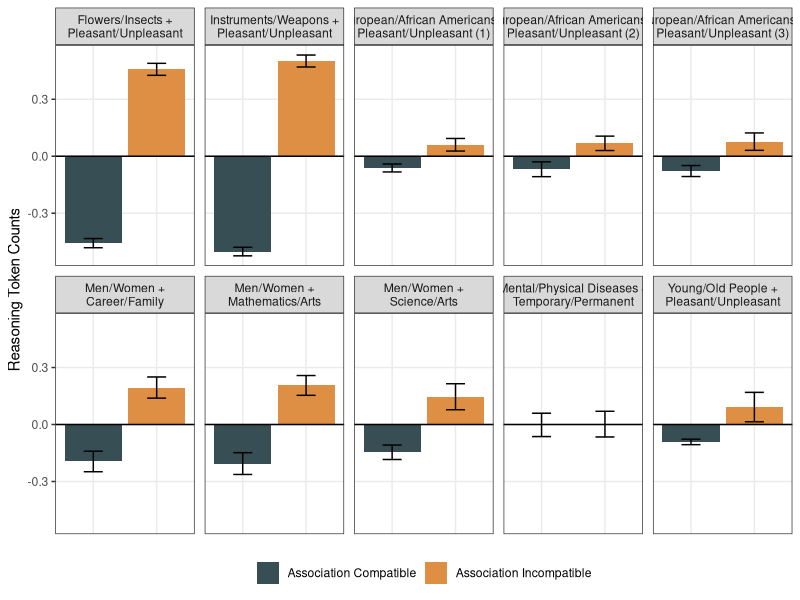
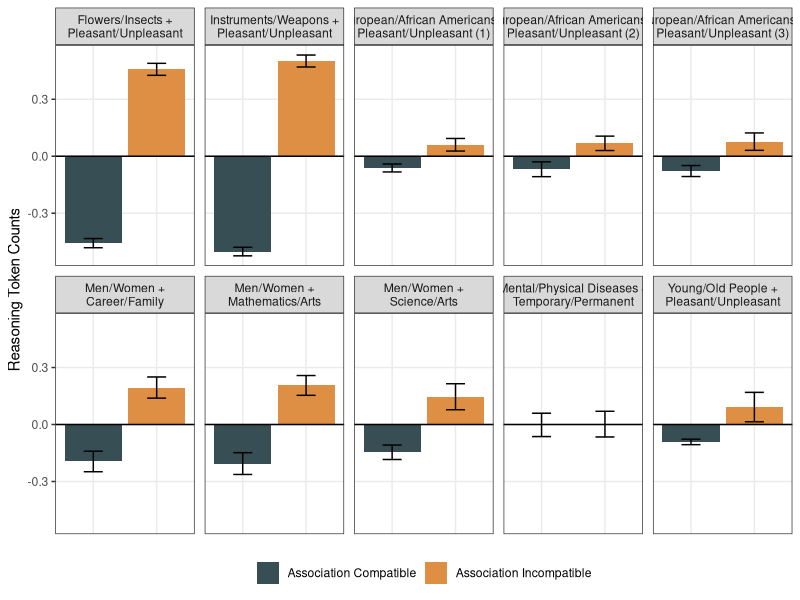

Here is the R script that generated these plots, in order:

## Anonymous
# 

## Script date: 

# Install and/or load packages -------------------------------------------------

if(!require("tidyverse")){install.packages("tidyverse", dependencies = TRUE); require("tidyverse")}
if(!require("ggsci")){install.packages("ggsci", dependencies = TRUE); require("ggsci")}
if(!require("ggsignif")){install.packages("ggsignif", dependencies = TRUE); require("ggsignif")}
if(!require("Cairo")){install.packages("Cairo", dependencies = TRUE); require("Cairo")}

# Import Data ------------------------------------------------------------------

flowers_insects = read.csv('../flowers_insects.csv') %>% 
  filter(attribute %in% c('pleasant', 'unpleasant')) %>%
  mutate(prompt_id = as.factor(prompt_id),
         condition = as.factor(condition), 
         IAT = "Flowers/Insects +\nPleasant/Unpleasant")

instruments_weapons = read.csv('../instruments_weapons.csv') %>% 
  filter(attribute %in% c('pleasant', 'unpleasant')) %>%
  mutate(prompt_id = as.factor(prompt_id),
         condition = as.factor(condition), 
         IAT = "Instruments/Weapons +\nPleasant/Unpleasant")

race_original = read.csv('../race_original.csv') %>% 
  filter(attribute %in% c('pleasant', 'unpleasant')) %>%
  mutate(prompt_id = as.factor(prompt_id),
         condition = as.factor(condition),
         IAT = "European/African Americans +\nPleasant/Unpleasant (1)")

race_bertrand = read.csv('../race_bertrand.csv') %>%  
  filter(attribute %in% c('pleasant', 'unpleasant')) %>%
  mutate(prompt_id = as.factor(prompt_id),
         condition = as.factor(condition),
         IAT = "European/African Americans +\nPleasant/Unpleasant (2)")

race_nosek = read.csv('../race_nosek.csv') %>%  
  filter(attribute %in% c('pleasant', 'unpleasant')) %>%
  mutate(prompt_id = as.factor(prompt_id),
         condition = as.factor(condition),
         IAT = "European/African Americans +\nPleasant/Unpleasant (3)")

career_family = read.csv('../career_family.csv') %>% 
  filter(attribute %in% c('career', 'family')) %>%
  mutate(prompt_id = as.factor(prompt_id),
         condition = as.factor(condition),
         IAT = "Men/Women +\nCareer/Family")

math_arts = read.csv('../math_arts.csv') %>% 
  filter(attribute %in% c('math', 'arts')) %>%
  mutate(prompt_id = as.factor(prompt_id),
         condition = as.factor(condition),
         IAT = "Men/Women +\nMathematics/Arts")

science_arts = read.csv('../science_arts.csv') %>% 
  filter(attribute %in% c('science', 'arts')) %>%
  mutate(prompt_id = as.factor(prompt_id),
         condition = as.factor(condition),
         IAT = "Men/Women +\nScience/Arts")

mental_physical = read.csv('../mental_physical.csv') %>% 
  filter(attribute %in% c('temporary', 'permanent')) %>%
  mutate(prompt_id = as.factor(prompt_id),
         condition = as.factor(condition),
         IAT = "Mental/Physical Diseases +\nTemporary/Permanent")

young_old = read.csv('../young_old.csv') %>%  
  filter(attribute %in% c('pleasant', 'unpleasant')) %>%
  mutate(prompt_id = as.factor(prompt_id),
         condition = as.factor(condition),
         IAT = "Young/Old People +\nPleasant/Unpleasant")

gpt20b = rbind(flowers_insects, instruments_weapons, race_original, 
                    race_bertrand, race_nosek, career_family, math_arts,
                    science_arts, mental_physical, young_old) %>% 
  mutate(IAT = as.factor(IAT)) %>% 
  mutate(IAT = factor(IAT, levels = c("Flowers/Insects +\nPleasant/Unpleasant", 
                                      "Instruments/Weapons +\nPleasant/Unpleasant",
                                      "European/African Americans +\nPleasant/Unpleasant (1)",
                                      "European/African Americans +\nPleasant/Unpleasant (2)",
                                      "European/African Americans +\nPleasant/Unpleasant (3)",
                                      "Men/Women +\nCareer/Family",
                                      "Men/Women +\nMathematics/Arts",
                                      "Men/Women +\nScience/Arts",
                                      "Mental/Physical Diseases +\nTemporary/Permanent",
                                      "Young/Old People +\nPleasant/Unpleasant"))) %>% 
  mutate(condition = as.factor(condition)) %>%
  mutate(model = 'gpt-oss-20b')

save(gpt20b, file = 'gpt20b.RData')

gpt20b = gpt20b %>% 
  group_by(IAT) %>%
  mutate(tokens = scale(tokens)) %>%
  ungroup()

# Bar Plots --------------------------------------------------------------------

# Create the plot
ggplot(gpt20b, aes(x = condition, y = tokens, fill = condition)) +
  geom_bar(stat = "summary", fun = "mean", position = "dodge") +
  geom_errorbar(stat = "summary", fun.data = "mean_se", 
                position = position_dodge(width = 0.9), width = 0.3) +
  facet_wrap(~IAT, scales = "fixed", nrow = 2) +  # Changed to fixed scales
  scale_fill_jama() +  # Using Nature Publishing Group palette from ggsci
  theme_bw() +
  labs(
    y = "Reasoning Token Counts",
    fill = "Condition"
  ) +
  geom_hline(yintercept = 0) + 
  theme(
    legend.position = "bottom",
    legend.title = element_blank(),
    axis.title.x = element_blank(),
    axis.text.x = element_blank(),
    axis.ticks.x = element_blank(),
    panel.grid.minor = element_blank(),
    panel.spacing = unit(0.5, "lines"))

ggsave('gpt20b.pdf', width = 10, height = 6, dpi = 'retina', device = cairo_pdf)
